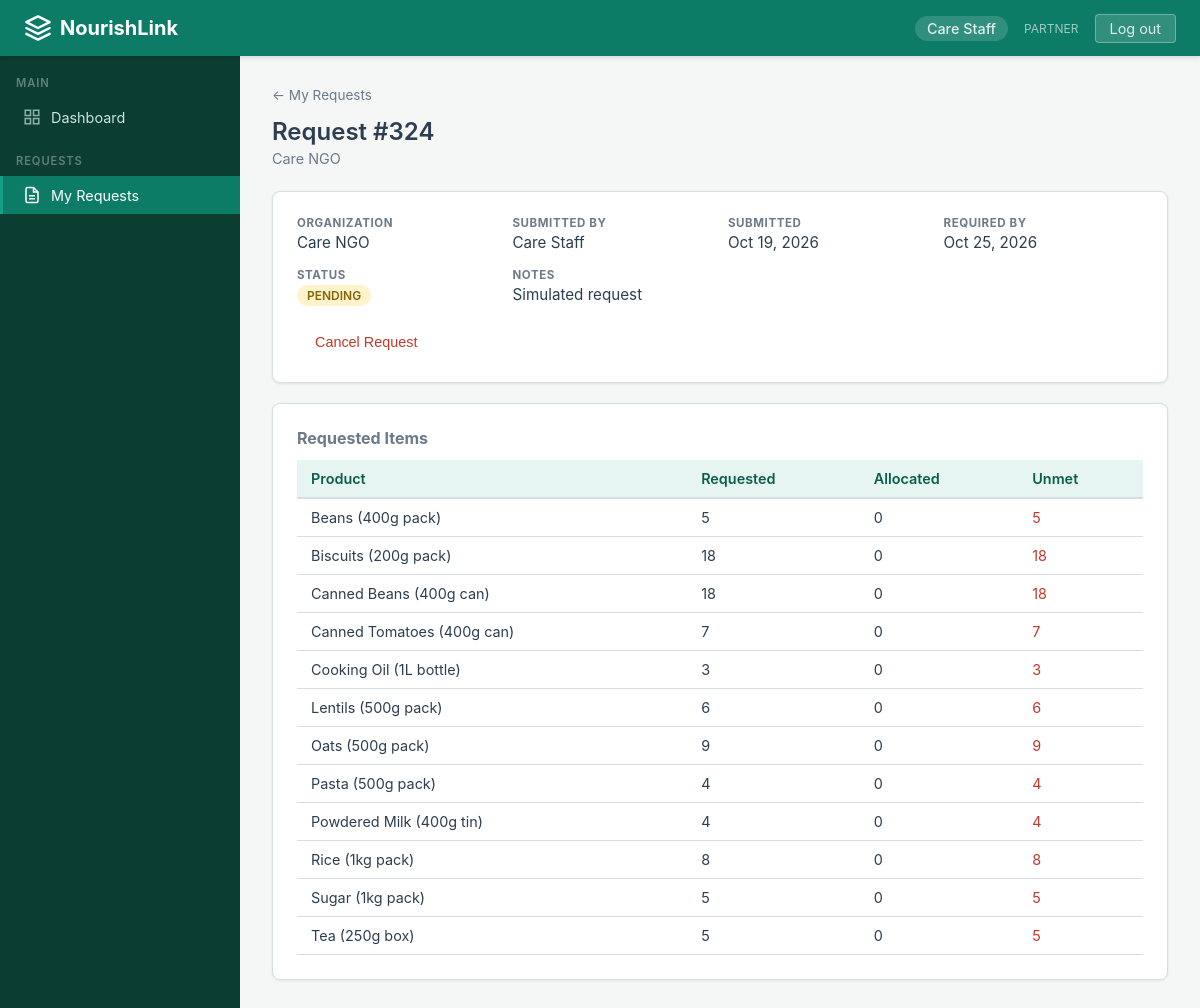
The app's page /requests/324/ (signed in) with its own data.
### core/models.py (models this page shows, shortened)
class Profile(models.Model):
    class Role(models.TextChoices):
        COORDINATOR = 'COORDINATOR', 'Coordinator'
        PARTNER = 'PARTNER', 'Partner'
    user = models.OneToOneField(User, on_delete=models.CASCADE, related_name='profile')
    role = models.CharField(max_length=15, choices=Role.choices)
    organization = models.ForeignKey(Organization, on_delete=models.SET_NULL, null=True, blank=True, related_name='members')
    @property
    def is_coordinator(self):
        return self.role == self.Role.COORDINATOR
    @property
    def is_partner(self):
        return self.role == self.Role.PARTNER

class Request(models.Model):
    class Status(models.TextChoices):
        PENDING = 'PENDING', 'Pending'
        APPROVED = 'APPROVED', 'Approved'
        PARTIALLY_FULFILLED = 'PARTIALLY_FULFILLED', 'Partially Fulfilled'
        FULFILLED = 'FULFILLED', 'Fulfilled'
        CANCELLED = 'CANCELLED', 'Cancelled'
    organization = models.ForeignKey(Organization, on_delete=models.CASCADE, related_name='requests')
    requested_by = models.ForeignKey(User, on_delete=models.CASCADE, related_name='requests_made')
    required_by_date = models.DateField()
    status = models.CharField(max_length=25, choices=Status.choices, default=Status.PENDING)
    notes = models.TextField(blank=True)
    created_at = models.DateTimeField(auto_now_add=True)
    updated_at = models.DateTimeField(auto_now=True)
    class Meta:
        ordering = ['required_by_date', 'created_at']

class Organization(models.Model):
    class OrgType(models.TextChoices):
        SHELTER = 'SHELTER', 'Shelter'
        COMMUNITY_KITCHEN = 'COMMUNITY_KITCHEN', 'Community Kitchen'
        NGO = 'NGO', 'NGO'
        OTHER = 'OTHER', 'Other'
    name = models.CharField(max_length=200)
    org_type = models.CharField(max_length=20, choices=OrgType.choices, default=OrgType.OTHER)
    contact_email = models.EmailField(blank=True)
    phone = models.CharField(max_length=20, blank=True)
    address = models.TextField(blank=True)
    is_active = models.BooleanField(default=True)
    created_at = models.DateTimeField(auto_now_add=True)

class RequestItem(models.Model):
    request = models.ForeignKey(Request, on_delete=models.CASCADE, related_name='items')
    product = models.ForeignKey(Product, on_delete=models.CASCADE)
    quantity_requested = models.PositiveIntegerField()
    quantity_allocated = models.PositiveIntegerField(default=0)
    @property
    def quantity_unmet(self):
        return self.quantity_requested - self.quantity_allocated

class Product(models.Model):
    class Category(models.TextChoices):
        GRAIN = 'GRAIN', 'Grain & Cereal'
        CANNED = 'CANNED', 'Canned Goods'
        PASTA = 'PASTA', 'Pasta & Noodles'
        LEGUME = 'LEGUME', 'Legumes & Pulses'
        OIL = 'OIL', 'Oil & Condiments'
        SNACK = 'SNACK', 'Snacks & Biscuits'
        BEVERAGE = 'BEVERAGE', 'Beverages'
        OTHER = 'OTHER', 'Other'
    name = models.CharField(max_length=200)
    unit = models.CharField(max_length=50, help_text="e.g., '1kg pack', '400g tin'")
    category = models.CharField(max_length=15, choices=Category.choices, default=Category.OTHER)
    description = models.TextField(blank=True)
    created_at = models.DateTimeField(auto_now_add=True)

### core/views.py (the view)
# urls.py: path('requests/<int:pk>/', views.request_detail, name='request_detail'),
@login_required
def request_detail(request, pk):
    req = get_object_or_404(
        Request.objects.select_related('organization', 'requested_by'), pk=pk)
    profile = request.user.profile
    if profile.is_partner and req.organization_id != profile.organization_id:
        messages.error(request,
                       "You can only view your organization's requests.")
        return redirect('my_requests')
    allocations = None
    if profile.is_partner:
        allocations = (
            AllocationItem.objects.filter(request_item__request=req)
            .select_related('food_batch__product', 'plan')
            .order_by('plan__created_at')
        )
    return render(request, 'core/request_detail.html', {
        'req': req,
        'items': req.items.select_related('product'),
        'allocations': allocations,
        'can_update': profile.is_coordinator,
        'can_cancel': (
            profile.is_partner
            and req.organization_id == profile.organization_id
            and req.status == 'PENDING'
        ),
    })

### templates/core/request_detail.html (shortened to what this page needs)
{% extends "base.html" %}
{% block content %}
{% if can_update %}
<a href="{% url 'request_list' %}" class="back-link">&larr; All Requests</a>
{% else %}
<a href="{% url 'my_requests' %}" class="back-link">&larr; My Requests</a>
{% endif %}
<div class="page-header">
  <h1>Request #{{ req.id }}</h1>
  <p>{{ req.organization.name }}</p>
</div>
<div class="card">
  <div class="detail-grid">
    <div>
      <div class="field-label">Organization</div>
      <div class="field-value">{{ req.organization.name }}</div>
    </div>
    <div>
      <div class="field-label">Submitted by</div>
      <div class="field-value">{{ req.requested_by.get_full_name|default:req.requested_by.username }}</div>
    </div>
    <div>
      <div class="field-label">Submitted</div>
      <div class="field-value">{{ req.created_at|date:"M d, Y" }}</div>
    </div>
    <div>
      <div class="field-label">Required by</div>
      <div class="field-value">{{ req.required_by_date|date:"M d, Y" }}</div>
    </div>
    <div>
      <div class="field-label">Status</div>
      <div class="field-value">
        {% if req.status == 'PENDING' %}
          <span class="badge badge-pending">Pending</span>
        {% elif req.status == 'APPROVED' %}
          <span class="badge badge-approved">Approved</span>
        {% elif req.status == 'PARTIALLY_FULFILLED' %}
          <span class="badge badge-partial">Partial</span>
        {% elif req.status == 'FULFILLED' %}
          <span class="badge badge-fulfilled">Fulfilled</span>
        {% elif req.status == 'CANCELLED' %}
          <span class="badge badge-cancelled">Cancelled</span>
        {% endif %}
      </div>
    </div>
    {% if req.notes %}
    <div>
      <div class="field-label">Notes</div>
      <div class="field-value">{{ req.notes }}</div>
    </div>
    {% endif %}
  </div>
  <div class="detail-actions">
    {% if can_cancel %}
      <form method="post" action="{% url 'request_cancel' req.pk %}" style="display:inline;">
        <button type="submit" class="btn btn-sm btn-outline">Cancel Request</button>
      </form>
    {% endif %}
  </div>
</div>
<div class="card" style="margin-top:20px;">
  <h3 style="margin-bottom:12px;font-size:1rem;color:var(--text-muted);">Requested Items</h3>
  {% if items %}
  <div class="table-wrap">
    <table>
      <thead>
        <tr>
          <th>Product</th>
          <th>Requested</th>
          <th>Allocated</th>
          <th>Unmet</th>
        </tr>
      </thead>
      <tbody>
        {% for item in items %}
        <tr>
          <td>{{ item.product.name }} ({{ item.product.unit }})</td>
          <td>{{ item.quantity_requested }}</td>
          <td>{{ item.quantity_allocated }}</td>
          <td>
            {% if item.quantity_unmet > 0 %}
              <span style="color:#c0392b;">{{ item.quantity_unmet }}</span>
            {% else %}
              {{ item.quantity_unmet }}
            {% endif %}
          </td>
        </tr>
        {% endfor %}
      </tbody>
    </table>
  </div>
  {% else %}
  <div class="empty-state">
    <p>No items on this request.</p>
  </div>
  {% endif %}
</div>
{% endblock %}

### templates/base.html (shortened to what this page needs)
<!DOCTYPE html>
<html lang="en">
<head>
</head>
<body>
  <nav class="navbar">
    <a href="{% url 'dashboard' %}" class="navbar-brand">
      <svg viewBox="0 0 24 24" fill="none" stroke="currentColor" stroke-width="2" stroke-linecap="round" stroke-linejoin="round">
        <path d="M12 2L2 7l10 5 10-5-10-5z"/>
        <path d="M2 17l10 5 10-5"/>
        <path d="M2 12l10 5 10-5"/>
      </svg>
      NourishLink
    </a>
    <div class="navbar-right">
      {% if user.is_authenticated %}
        <span class="navbar-user">{{ user.get_full_name|default:user.username }}</span>
        {% if user.profile.role %}
          <span style="font-size:.75rem;opacity:.7">{{ user.profile.role }}</span>
        {% endif %}
        <a href="{% url 'logout' %}" class="btn-logout">Log out</a>
      {% else %}
        <a href="{% url 'login' %}">Log in</a>
      {% endif %}
    </div>
  </nav>
  {% if user.is_authenticated %}
  <div class="layout">
    <aside class="sidebar">
      {% if user.profile.role == 'COORDINATOR' %}
        <div class="sidebar-section">Main</div>
        <a href="{% url 'dashboard' %}" class="{% if request.resolver_match.url_name == 'dashboard' %}active{% endif %}">
          <svg viewBox="0 0 24 24" fill="none" stroke="currentColor" stroke-width="2"><rect x="3" y="3" width="7" height="7"/><rect x="14" y="3" width="7" height="7"/><rect x="3" y="14" width="7" height="7"/><rect x="14" y="14" width="7" height="7"/></svg>
          Dashboard
        </a>
        <div class="sidebar-section" style="margin-top:18px;">Manage</div>
        <a href="{% url 'inventory' %}" class="{% if request.resolver_match.url_name in 'inventory,batch_detail,donation_create' %}active{% endif %}">
          <svg viewBox="0 0 24 24" fill="none" stroke="currentColor" stroke-width="2"><path d="M20 7l-8-4-8 4m16 0l-8 4m8-4v10l-8 4m0-10L4 7m8 4v10M4 7v10l8 4"/></svg>
          Inventory
        </a>
        <a href="{% url 'request_list' %}" class="{% if request.resolver_match.url_name in 'request_list,request_detail' %}active{% endif %}">
          <svg viewBox="0 0 24 24" fill="none" stroke="currentColor" stroke-width="2"><path d="M14 2H6a2 2 0 00-2 2v16a2 2 0 002 2h12a2 2 0 002-2V8z"/><polyline points="14 2 14 8 20 8"/><line x1="16" y1="13" x2="8" y2="13"/><line x1="16" y1="17" x2="8" y2="17"/></svg>
          Requests
        </a>
        <a href="{% url 'plan_list' %}" class="{% if request.resolver_match.url_name in 'plan_list,plan_detail,plan_generate' %}active{% endif %}">
          <svg viewBox="0 0 24 24" fill="none" stroke="currentColor" stroke-width="2"><circle cx="12" cy="12" r="10"/><path d="M16 12l-4-4-4 4m4-4v8"/></svg>
          Allocation
        </a>
        <a href="{% url 'pickups' %}" class="{% if request.resolver_match.url_name == 'pickups' %}active{% endif %}">
          <svg viewBox="0 0 24 24" fill="none" stroke="currentColor" stroke-width="2"><rect x="1" y="3" width="15" height="13"/><polygon points="23 7 16 12 16 2 23 7"/></svg>
          Pickups
        </a>
        <a href="{% url 'forecast_list' %}" class="{% if request.resolver_match.url_name == 'forecast_list' %}active{% endif %}">
          <svg viewBox="0 0 24 24" fill="none" stroke="currentColor" stroke-width="2"><path d="M3 3v18h18"/><path d="M18.7 8l-5.1 5.2-2.8-2.7L7 14.3"/></svg>
          Forecasts
        </a>
        <a href="{% url 'ai_list' %}" class="{% if request.resolver_match.url_name in 'ai_list,ai_detail' %}active{% endif %}">
          <svg viewBox="0 0 24 24" fill="none" stroke="currentColor" stroke-width="2"><circle cx="12" cy="12" r="3"/><path d="M12 2v3m0 14v3M4.9 4.9l2.1 2.1m10 10l2.1 2.1M2 12h3m14 0h3M4.9 19.1l2.1-2.1m10-10l2.1-2.1"/></svg>
          AI Proposals
        </a>
        <div class="sidebar-section" style="margin-top:18px;">Analytics</div>
        <a href="#">
          <svg viewBox="0 0 24 24" fill="none" stroke="currentColor" stroke-width="2"><line x1="18" y1="20" x2="18" y2="10"/><line x1="12" y1="20" x2="12" y2="4"/><line x1="6" y1="20" x2="6" y2="14"/></svg>
          Reports
        </a>
      {% elif user.profile.role == 'PARTNER' %}
        <div class="sidebar-section">Main</div>
        <a href="{% url 'dashboard' %}" class="{% if request.resolver_match.url_name == 'dashboard' %}active{% endif %}">
          <svg viewBox="0 0 24 24" fill="none" stroke="currentColor" stroke-width="2"><rect x="3" y="3" width="7" height="7"/><rect x="14" y="3" width="7" height="7"/><rect x="3" y="14" width="7" height="7"/><rect x="14" y="14" width="7" height="7"/></svg>
          Dashboard
        </a>
        <div class="sidebar-section" style="margin-top:18px;">Requests</div>
        <a href="{% url 'my_requests' %}" class="{% if request.resolver_match.url_name in 'my_requests,request_detail,request_create' %}active{% endif %}">
          <svg viewBox="0 0 24 24" fill="none" stroke="currentColor" stroke-width="2"><path d="M14 2H6a2 2 0 00-2 2v16a2 2 0 002 2h12a2 2 0 002-2V8z"/><polyline points="14 2 14 8 20 8"/><line x1="16" y1="13" x2="8" y2="13"/><line x1="16" y1="17" x2="8" y2="17"/></svg>
          My Requests
        </a>
      {% endif %}
    </aside>
    <main class="main-content">
    {% endif %}
      {% block content %}{% endblock %}
    {% if user.is_authenticated %}
    </main>
  </div>
    {% else %}
    </div>
    {% endif %}
</body>
</html>

### records on screen
Request: id "324", organization.name "Care NGO", requested_by.get_full_name "Care Staff", created_at "Oct 19, 2026", required_by_date "Oct 25, 2026", notes "Simulated request"
RequestItem: product.name "Beans", product.unit "400g pack", quantity_requested "5", quantity_allocated "0", quantity_unmet "5"
RequestItem: product.name "Biscuits", product.unit "200g pack", quantity_requested "18", quantity_allocated "0", quantity_unmet "18"
RequestItem: product.name "Canned Beans", product.unit "400g can", quantity_requested "18", quantity_allocated "0", quantity_unmet "18"
RequestItem: product.name "Canned Tomatoes", product.unit "400g can", quantity_requested "7", quantity_allocated "0", quantity_unmet "7"
RequestItem: product.name "Cooking Oil", product.unit "1L bottle", quantity_requested "3", quantity_allocated "0", quantity_unmet "3"
RequestItem: product.name "Lentils", product.unit "500g pack", quantity_requested "6", quantity_allocated "0", quantity_unmet "6"
RequestItem: product.name "Oats", product.unit "500g pack", quantity_requested "9", quantity_allocated "0", quantity_unmet "9"
RequestItem: product.name "Pasta", product.unit "500g pack", quantity_requested "4", quantity_allocated "0", quantity_unmet "4"
RequestItem: product.name "Powdered Milk", product.unit "400g tin", quantity_requested "4", quantity_allocated "0", quantity_unmet "4"
RequestItem: product.name "Rice", product.unit "1kg pack", quantity_requested "8", quantity_allocated "0", quantity_unmet "8"
RequestItem: product.name "Sugar", product.unit "1kg pack", quantity_requested "5", quantity_allocated "0", quantity_unmet "5"
RequestItem: product.name "Tea", product.unit "250g box", quantity_requested "5", quantity_allocated "0", quantity_unmet "5"

### other values on screen
{{ user.get_full_name|default:user.username }} "Care Staff"
{{ user.profile.role }} "PARTNER"
